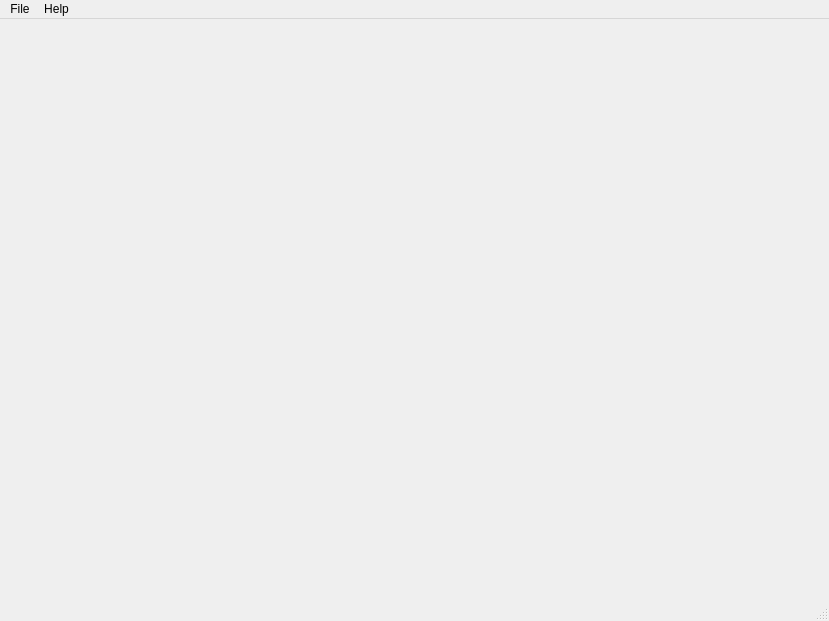
<?xml version="1.0" encoding="UTF-8"?>
<ui version="4.0">
 <class>MainWindow</class>
 <widget class="QMainWindow" name="MainWindow">
  <property name="geometry">
   <rect>
    <x>0</x>
    <y>0</y>
    <width>829</width>
    <height>621</height>
   </rect>
  </property>
  <property name="windowTitle">
   <string>EasyTemperature</string>
  </property>
  <widget class="QWidget" name="centralwidget"/>
  <widget class="QMenuBar" name="menubar">
   <property name="geometry">
    <rect>
     <x>0</x>
     <y>0</y>
     <width>829</width>
     <height>21</height>
    </rect>
   </property>
   <widget class="QMenu" name="menuFile">
    <property name="title">
     <string>File</string>
    </property>
    <addaction name="actionNew"/>
    <addaction name="actionLoad"/>
    <addaction name="actionSave"/>
    <addaction name="actionExit"/>
   </widget>
   <widget class="QMenu" name="menuHelp">
    <property name="title">
     <string>Help</string>
    </property>
    <addaction name="actionVersion"/>
    <addaction name="actionAuthor"/>
    <addaction name="actionHow_to_use"/>
   </widget>
   <addaction name="menuFile"/>
   <addaction name="menuHelp"/>
  </widget>
  <widget class="QStatusBar" name="statusbar"/>
  <action name="actionNew">
   <property name="text">
    <string>New</string>
   </property>
  </action>
  <action name="actionLoad">
   <property name="text">
    <string>Load</string>
   </property>
  </action>
  <action name="actionSave">
   <property name="text">
    <string>Save</string>
   </property>
  </action>
  <action name="actionExit">
   <property name="text">
    <string>Exit</string>
   </property>
  </action>
  <action name="actionVersion">
   <property name="text">
    <string>Version</string>
   </property>
  </action>
  <action name="actionAuthor">
   <property name="text">
    <string>Author</string>
   </property>
  </action>
  <action name="actionHow_to_use">
   <property name="text">
    <string>How to use?</string>
   </property>
  </action>
 </widget>
 <resources/>
 <connections/>
</ui>
